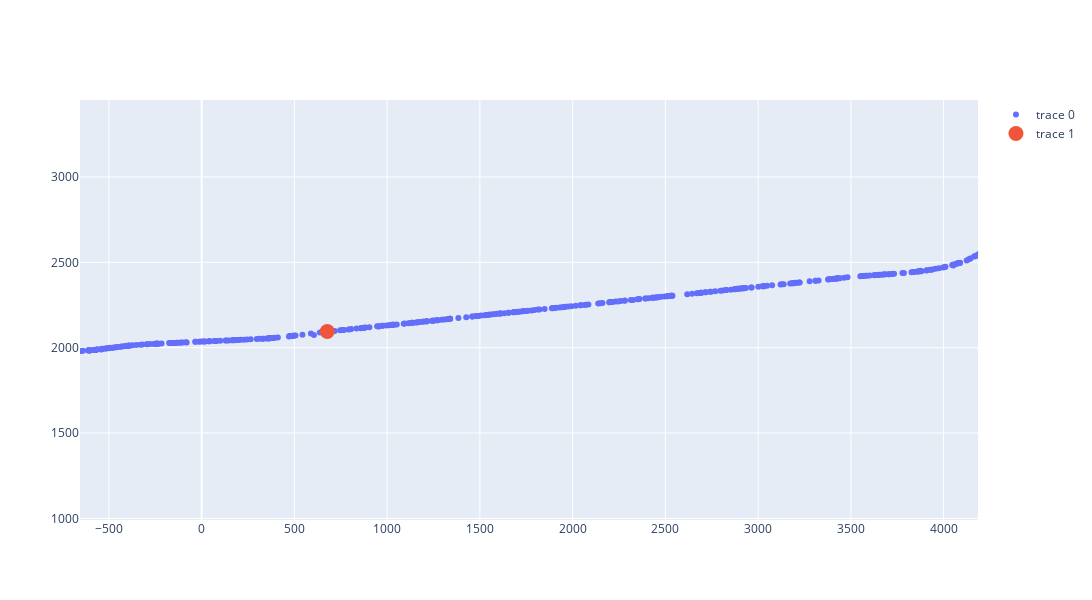

Notebook code for this chart:
### Code cell
print(start_line)

data = full_laps.iloc[:5000]

yrange = [data.y.min()-500,data.y.max()+500]
xrange = [data.x.min()-500,data.x.max()+500]

if ((yrange[1] - yrange[0])/(xrange[1] - xrange[0])) > 1:
    height = 600
    width = int(600*(yrange[1] - yrange[0])/(xrange[1] - xrange[0]))
    
else:
    width = 600
    height = int(600*(yrange[1] - yrange[0])/(xrange[1] - xrange[0]))

fig = go.Figure()
fig.add_trace(go.Scatter(x = data.x, y = data.y, mode = 'markers'))
fig.add_trace(go.Scatter(x = [start_line[0]], y = [start_line[1]], mode = 'markers', marker = {'size':15}))
fig.update_layout(width = width, height = height, yaxis_range = yrange, xaxis_range = xrange)
fig.show()

### Figure 1 — Plotly figure (JSON) as saved in the notebook; plotly's stock layout.template omitted (floating-point values rounded to 4 significant figures; data arrays with more than 128 entries replaced by an {"elided": "..."} marker saying what was removed)
{"data": [{"mode": "markers", "type": "scatter", "x": {"elided": "5000 float values"}, "y": {"elided": "5000 float values"}}, {"marker": {"size": 15}, "mode": "markers", "type": "scatter", "x": [677.3], "y": [2094.0]}], "layout": {"height": 600, "width": 1209, "xaxis": {"autorange": false, "range": [-655.8, 4185.0], "type": "linear"}, "yaxis": {"autorange": false, "range": [990.6, 3451.0], "type": "linear"}}}
